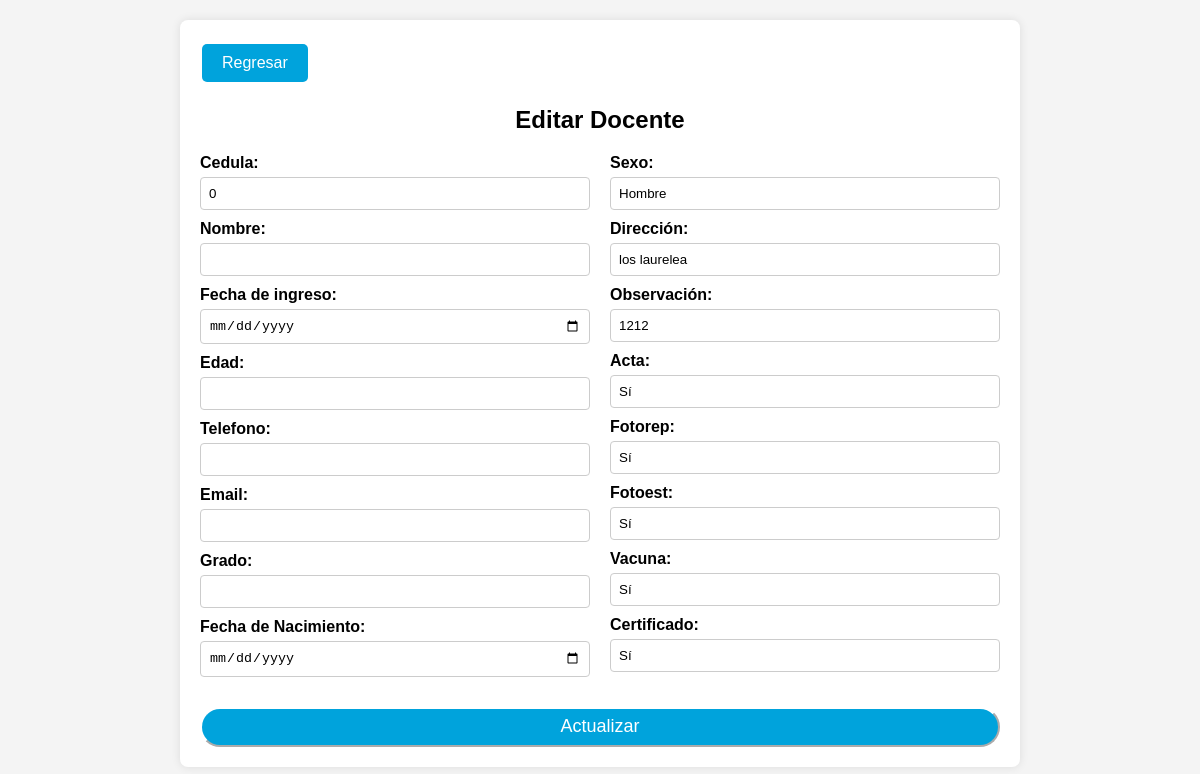
The page /editar_docente.php?cedula=0 on the database its author committed.
### tables this page shows
CREATE TABLE `registrodocente` (
  `cedula` int(8) NOT NULL,
  `nombre_docente` varchar(50) NOT NULL,
  `fecha_ingreso` date NOT NULL,
  `telefono` varchar(11) NOT NULL,
  `email` varchar(100) NOT NULL,
  `grado` varchar(50) NOT NULL,
  `fecha_nacimiento` date NOT NULL,
  `sexo` varchar(50) NOT NULL,
  `direccion` text NOT NULL,
  `edad` varchar(2) NOT NULL,
  `observacion` varchar(50) NOT NULL,
  `acta` varchar(50) NOT NULL,
  `fotorep` varchar(50) NOT NULL,
  `fotoest` varchar(50) NOT NULL,
  `vacuna` varchar(50) NOT NULL,
  `certificado` varchar(50) NOT NULL
);

### editar_docente.php (the view, shortened to what this page needs)
<?php
$conexion = new mysqli("localhost", "root", "", "inscripcion");
if (isset($_GET['cedula'])) {
    $cedula = $_GET['cedula'];
    $consulta = "SELECT * FROM registrodocente WHERE cedula = ?";
    $stmt = $conexion->prepare($consulta);
    $stmt->bind_param("s", $cedula);
    $stmt->execute();
    $resultado = $stmt->get_result();
    if ($resultado->num_rows > 0) {
        $estudiante = $resultado->fetch_assoc();
    } else {
        echo "Docente no encontrado.";
        exit;
    }
} else {
    echo "Cedula de docente no proporcionada.";
    exit;
}
?>
<!DOCTYPE html>
<html lang="es">
<head>
</head>
<body>
    <div class="container">
        <a href="docenteactivos.php" class="boton-regresar">Regresar</a>
        <h2 class="title">Editar Docente</h2>
        <form method="post" action="<?php echo htmlspecialchars($_SERVER["PHP_SELF"] . "?cedula=" . $estudiante['cedula']); ?>">
            <div class="form-container">
                <div class="form-column">
                    <label for="cedula">Cedula:</label>
                    <input type="text" id="cedula" name="cedula" value="<?php echo htmlspecialchars($estudiante['cedula']); ?>">
                    <label for="nombre_docente">Nombre:</label>
                    <input type="text" id="nombre_docente" name="nombre_docente" value="<?php echo htmlspecialchars($estudiante['nombre_docente']); ?>">
                    <label for="fecha_ingreso">Fecha de ingreso:</label>
                    <input type="date" id="fecha_ingreso" name="fecha_ingreso" value="<?php echo htmlspecialchars($estudiante['fecha_ingreso']); ?>">
                    <label for="edad">Edad:</label>
                    <input type="text" id="edad" name="edad" value="<?php echo htmlspecialchars($estudiante['edad']); ?>">
                    <label for="telefono">Telefono:</label>
                    <input type="text" id="telefono" name="telefono" value="<?php echo htmlspecialchars($estudiante['telefono']); ?>">
                    <label for="email">Email:</label>
                    <input type="text" id="email" name="email" value="<?php echo htmlspecialchars($estudiante['email']); ?>">
                    <label for="grado">Grado:</label>
                    <input type="text" id="grado" name="grado" value="<?php echo htmlspecialchars($estudiante['grado']); ?>">
                    <label for="fecha_nacimiento">Fecha de Nacimiento:</label>
                    <input type="date" id="fecha_nacimiento" name="fecha_nacimiento" value="<?php echo htmlspecialchars($estudiante['fecha_nacimiento']); ?>">
                </div>
                <div class="form-column">
                    <label for="sexo">Sexo:</label>
                    <input type="text" id="sexo" name="sexo" value="<?php echo htmlspecialchars($estudiante['sexo']); ?>">
                    <label for="direccion">Dirección:</label>
                    <input type="text" id="direccion" name="direccion" value="<?php echo htmlspecialchars($estudiante['direccion']); ?>">
                    <label for="observacion">Observación:</label>
                    <input type="text" id="observacion" name="observacion" value="<?php echo htmlspecialchars($estudiante['observacion']); ?>">
                    <label for="acta">Acta:</label>
                    <input type="text" id="acta" name="acta" value="<?php echo htmlspecialchars($estudiante['acta']); ?>">
                    <label for="fotorep">Fotorep:</label>
                    <input type="text" id="fotorep" name="fotorep" value="<?php echo htmlspecialchars($estudiante['fotorep']); ?>">
                    <label for="fotoest">Fotoest:</label>
                    <input type="text" id="fotoest" name="fotoest" value="<?php echo htmlspecialchars($estudiante['fotoest']); ?>">
                    <label for="vacuna">Vacuna:</label>
                    <input type="text" id="vacuna" name="vacuna" value="<?php echo htmlspecialchars($estudiante['vacuna']); ?>">
                    <label for="certificado">Certificado:</label>
                    <input type="text" id="certificado" name="certificado" value="<?php echo htmlspecialchars($estudiante['certificado']); ?>">
                </div>
            </div>
            <input type="submit" value="Actualizar" style="background-color: #00A3DC; color: #FFF; border-color:#FFF; border-radius: 20px; width: 800px; height: 40px; font-size: 18px; ">
        </form>
    </div>
</body>
</html>

### editar_docente.php (style rules this page uses)
body { font-family: Arial, sans-serif; margin: 0; padding: 0; box-sizing: border-box; background-color: #f4f4f4; }
.container { max-width: 800px; margin: 20px auto; padding: 20px; background-color: #fff; border-radius: 8px; box-shadow: 0 0 10px rgba(0, 0, 0, 0.1); }
.title { text-align: center; margin-bottom: 20px; }
.form-container { display: flex; flex-wrap: wrap; justify-content: space-between; }
.form-column { flex-basis: calc(50% - 10px); margin-bottom: 20px; }
.form-column input, .form-column select { width: 100%; margin-bottom: 10px; padding: 8px; border: 1px solid #ccc; border-radius: 4px; box-sizing: border-box; }
.form-column input[type="date"] { padding: 8px; }
label { font-weight: bold; display: block; margin-bottom: 5px; }
.boton-regresar { display: inline-block; background-color: #00A3DC; color: white; padding: 10px 20px; text-align: center; text-decoration: none; font-size: 16px; margin: 4px 2px; cursor: pointer; border: none; border-radius: 5px; }

### rows shown on the page
registrodocente: cedula "0", sexo "Hombre", direccion "los laurelea", observacion "1212", acta "Sí", fotorep "Sí", fotoest "Sí", vacuna "Sí", certificado "Sí"
